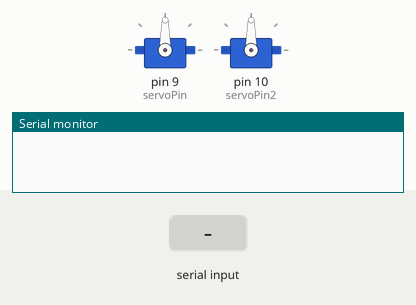
This sketch was run on a simulated Arduino Uno, built with avr-gcc and run on an emulated ATmega328P. Parts: 2 × servo, the last lines printed to the serial monitor. The inputs (shaded band) are chosen by the test bench.

Above: at 1.2 s.
1.3 s: "30,150\n" received over Serial
At 2.6 s:
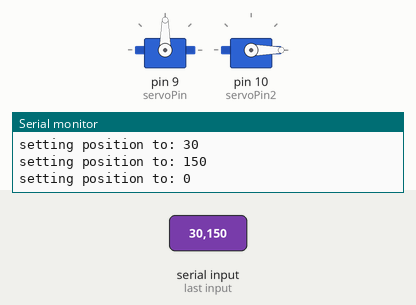
3.8 s: "90,45\n" received over Serial
At 4.6 s:
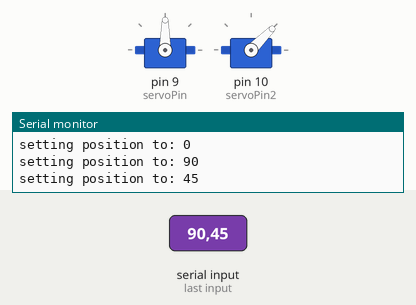
6.3 s: "200\n" received over Serial
At 6.8 s:
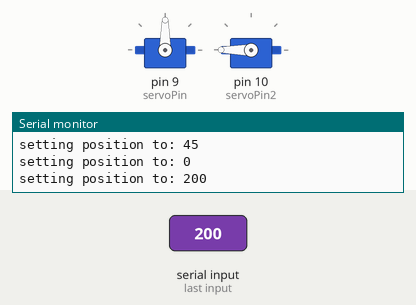
Timing chart, 0 to 9.3 s (numbered marks = the images above; inputs shaded):
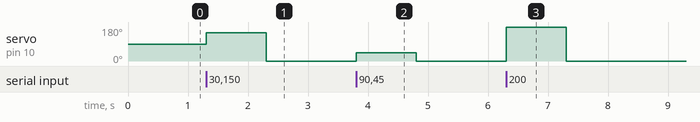

Measured:
- after the input at 1.3 s, servo on pin 10 (servoPin2): 90° → 150° at once, → 0° 1.0 s later
- after the input at 3.8 s, servo on pin 10 (servoPin2): 0° → 45° at once, → 0° 1.0 s later
- after the input at 6.3 s, servo on pin 10 (servoPin2): 0° → 180° at once, → 0° 1.0 s later

The sketch:

testServo.ino
```cpp
#include <Servo.h>
#define servoPin 9
#define servoPin2 10

Servo servo;
Servo servo2;

void setup()
{
  servo.attach(servoPin);
  servo2.attach(servoPin2);
  Serial.begin(9600);
}
void loop()
{
  if(!(Serial.available()>0))
  {
    return;
  }
  int pos = Serial.parseInt();
  setPos(pos);
}
void setPos(int pos)
{
  Serial.println("setting position to: " + String(pos));
  //servo.write(pos);
  servo2.write(pos);
}
```
